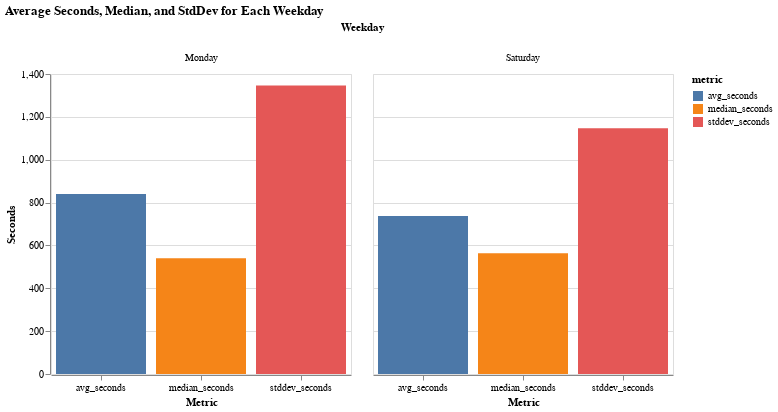

Write notebook code for a chart like this one.
### Code cell
import altair as alt
import pandas as pd

# Assuming df is your existing DataFrame with columns: 'weekday', 'avg_seconds', 'median_seconds', 'stddev_seconds'

# Melt the DataFrame to have a single 'metric' column and a 'value' column
df_melted = df.melt(id_vars='weekday',
                    value_vars=['avg_seconds', 'median_seconds', 'stddev_seconds'],
                    var_name='metric',
                    value_name='value')

# Create the bar chart
chart = alt.Chart(df_melted).mark_bar().encode(
    x=alt.X('metric:N', title='Metric'),  # X-axis represents each metric
    y=alt.Y('value:Q', title='Seconds'),  # Y-axis represents the value for each metric
    color='metric:N',  # Color by metric to differentiate between avg, median, and stddev
    column=alt.Column('weekday:N', title='Weekday'),  # Separate columns for each weekday
    tooltip=['weekday', 'metric', 'value']  # Add tooltips for more details
).properties(
    title='Average Seconds, Median, and StdDev for Each Weekday',
    width=300  # Adjust width for better readability per weekday
).configure_axis(
    labelAngle=0  # Make x-axis labels horizontal
)

# Display the chart
chart

### Figure 1 — Vega-Lite specification as saved in the notebook (floating-point values rounded to 4 significant figures)
{"config": {"view": {"continuousWidth": 400, "continuousHeight": 300}, "axis": {"labelAngle": 0}}, "data": {"name": "data-ce4180301a6d2f1f3382e4705b1a17a2"}, "mark": "bar", "encoding": {"color": {"field": "metric", "type": "nominal"}, "column": {"field": "weekday", "title": "Weekday", "type": "nominal"}, "tooltip": [{"field": "weekday", "type": "nominal"}, {"field": "metric", "type": "nominal"}, {"field": "value", "type": "quantitative"}], "x": {"field": "metric", "title": "Metric", "type": "nominal"}, "y": {"field": "value", "title": "Seconds", "type": "quantitative"}}, "title": "Average Seconds, Median, and StdDev for Each Weekday", "width": 300, "$schema": "https://vega.github.io/schema/vega-lite/v4.17.0.json", "datasets": {"data-ce4180301a6d2f1f3382e4705b1a17a2": [{"weekday": "Monday", "metric": "avg_seconds", "value": 839.5}, {"weekday": "Saturday", "metric": "avg_seconds", "value": 737.4}, {"weekday": "Monday", "metric": "median_seconds", "value": 540.0}, {"weekday": "Saturday", "metric": "median_seconds", "value": 564.0}, {"weekday": "Monday", "metric": "stddev_seconds", "value": 1346.0}, {"weekday": "Saturday", "metric": "stddev_seconds", "value": 1146.0}]}}
